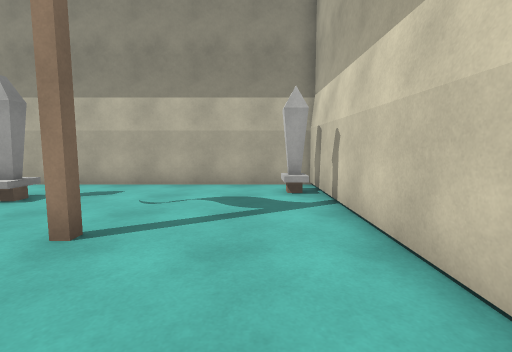
view 1 (above)

14 first-person views from a walk through a 3-D level made in the Unity game engine. The camera is 1.3 m above the floor, tilts 6° down and sees 85° across. The floor is counted in squares, 1 m on a side. Each view is taken from the middle of a square. On the plan, view 1 faces up. The plan holds only what a view shows up to about 13 squares ahead; the rest is blank. The place goes on beyond the plan. The player is left out. Surface patterns are stand-ins for the level's own textures.

view 2
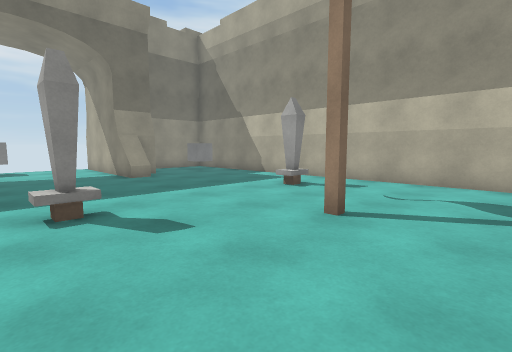

view 3
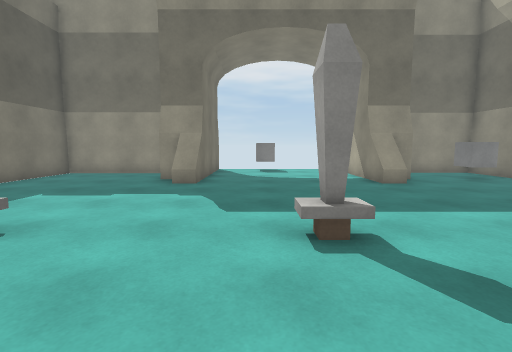

view 4
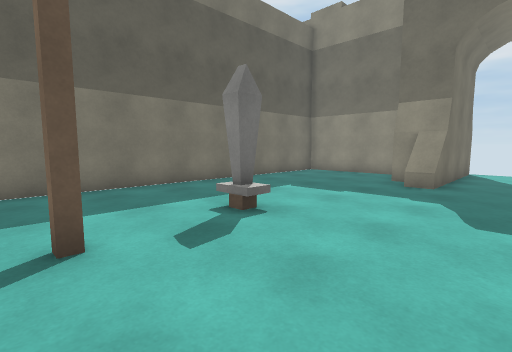

view 5
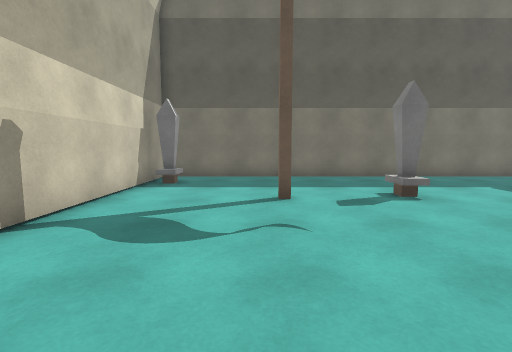

view 6
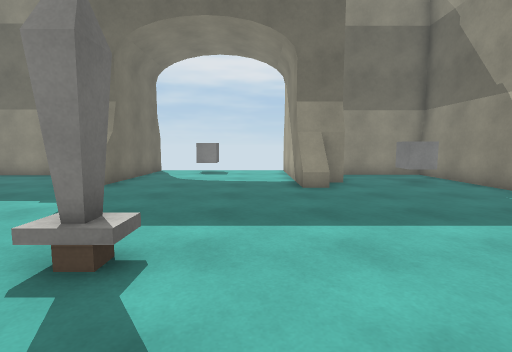

view 7
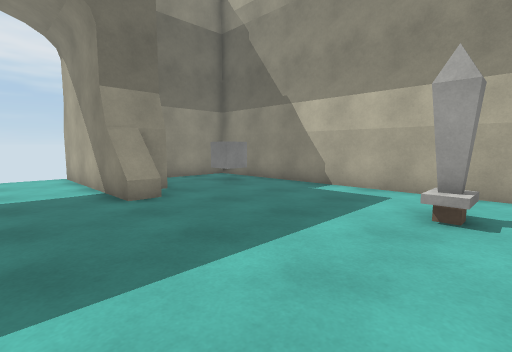

view 8
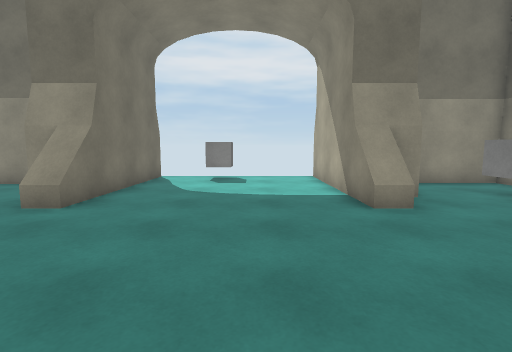

view 9
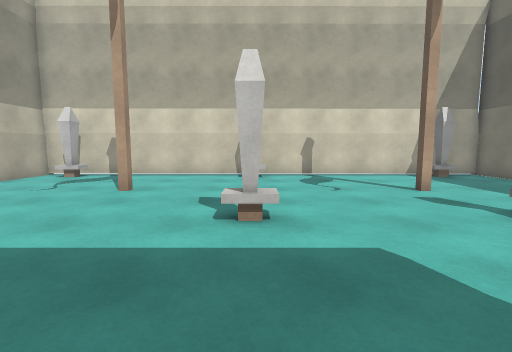

view 10
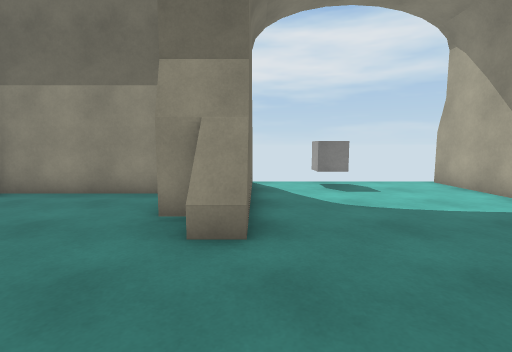

view 11
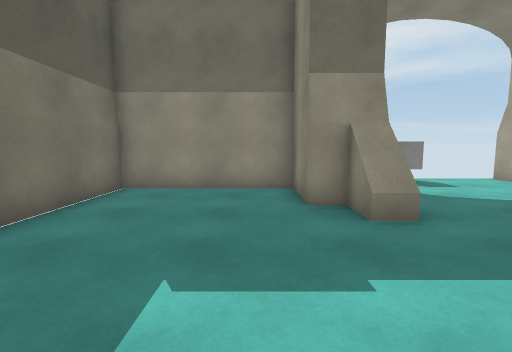

view 12
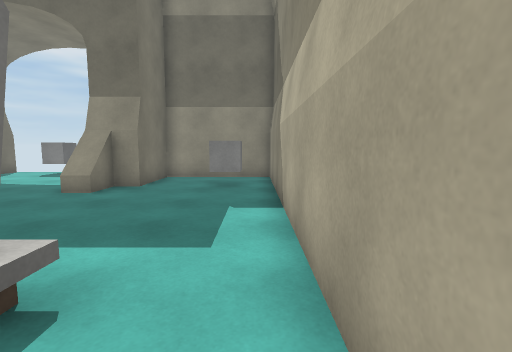

view 13
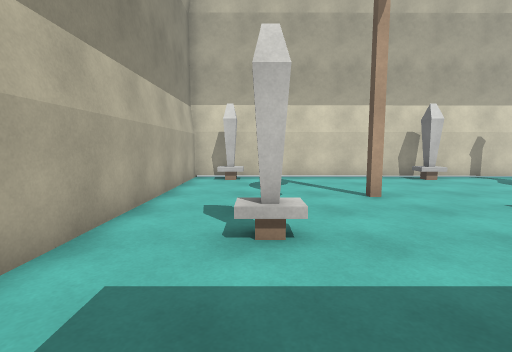

view 14
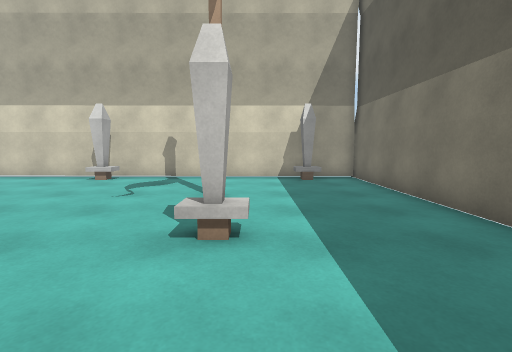

### Floor plan
Points are (right, up) in squares from view 1. A wall is a line through its corners. A room is listed if a view was taken in it or the views show most of it. See-through windows are left out.
Room 1 (views 1, 2, 3, 4, 5, 6, 7, 8, 9, 10, 11, 12, 13, 14)
walls: (-12.2, -3.1) (-12.2, -4); (-12.8, -3) (-12.8, -4); (-13.1, -3.1) (-13.1, -4.8) (-15.7, -4.8) (-15.7, -10.2) (1.9, -10.2) (1.9, 9.6) (-15.9, 9.6) (-15.9, 5.2) (-13.1, 5.2) (-13.1, 3.5); (-12.2, 4.3) (-12.2, 3.5); (-12.8, 4.4) (-12.8, 3.5); (-13.1, 4.3) (-12.5, 4.3) (-12.5, 3.5) (-18.1, 3.5); (-18.1, -3.1) (-12.5, -3.1) (-12.5, -4)
low walls: (-11.8, -3.1) (-11.8, -4); (-12, -3.1) (-12, -4); (-11.8, 4.3) (-11.8, 3.5); (-12, 4.3) (-12, 3.5)
objects: cube (-18, -1) to (-18, 0); cube (-14, 8) to (-13, 8); sword (-6, -6) to (-6, -5); sword (-6, 0); sword (-6, 7); other object (-3, -5); other object (-3, 4); sword (1, -8); sword (1, 0); sword (1, 8)

Positions as (right, up) in squares from view 1, and headings:
1: (0, 0), facing up
2: (0, -1), facing up-left
3: (-2, -1), facing left
4: (-2, -1), facing down-left
5: (-2, 2), facing down
6: (-3, 2), facing left
7: (-5, 1), facing up-left
8: (-6, 1), facing left
9: (-11, 0), facing right
10: (-8, -3), facing left
11: (-7, -6), facing left
12: (-4, 9), facing left
13: (-10, 7), facing right
14: (-10, -6), facing right
